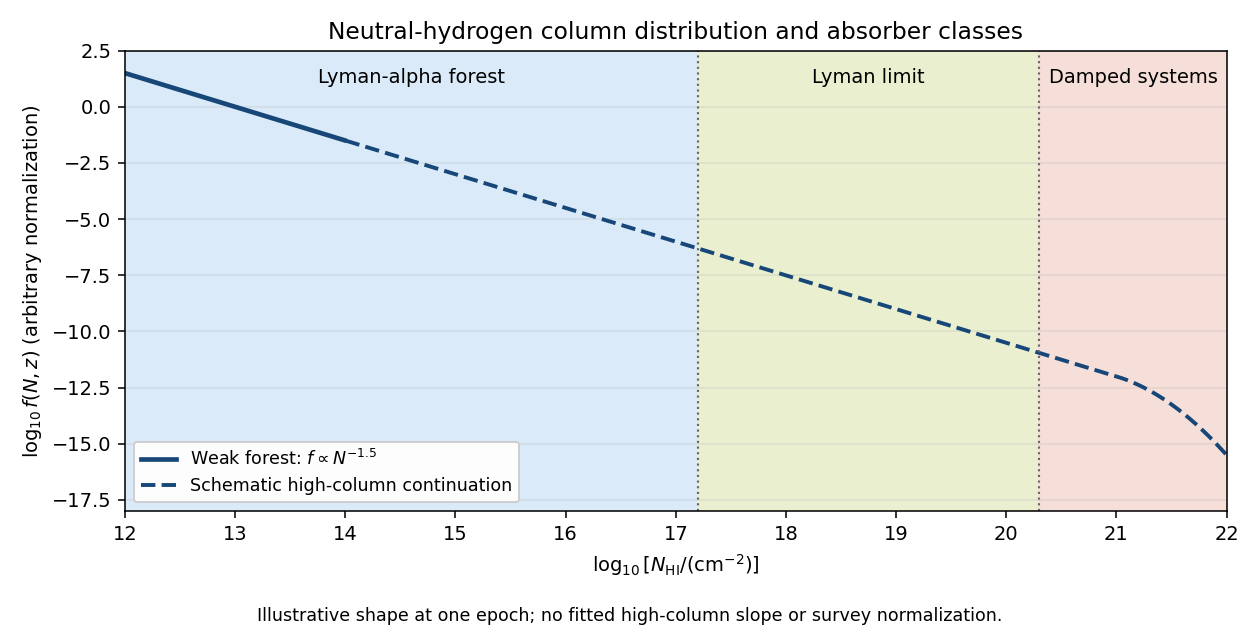

The script that saved this image:
"""Original schematic; tested with Python 3.14, numpy 2.3.5, matplotlib 3.10.7.
Output is a PNG basename in the caller's working directory; honors MPLCONFIGDIR.
"""
from pathlib import Path
import matplotlib
matplotlib.use('Agg')
import matplotlib.pyplot as plt
import numpy as np

x = np.linspace(12, 22, 800)
y = -1.5 * (x - 13)
y -= np.maximum(x - 21, 0)**2 * 2
fig, ax = plt.subplots(figsize=(9, 4.5), dpi=140, facecolor='white')
ax.set_facecolor('white')
for lo, hi, color, label in [(12, 17.2, '#dbeaf8', 'Lyman-alpha forest'),
                            (17.2, np.log10(2e20), '#e9efcf', 'Lyman limit'),
                            (np.log10(2e20), 22, '#f7dfd9', 'Damped systems')]:
    ax.axvspan(lo, hi, color=color)
    ax.text((lo+hi)/2, 1.3, label, ha='center', va='center', fontsize=10)
weak = x <= 14
ax.plot(x[weak], y[weak], color='#164778', lw=2.4, label=r'Weak forest: $f\propto N^{-1.5}$')
ax.plot(x[~weak], y[~weak], '--', color='#164778', lw=2, label='Schematic high-column continuation')
for threshold in [17.2, np.log10(2e20)]:
    ax.axvline(threshold, color='#676767', linestyle=':', lw=1.1)
ax.set(xlim=(12, 22), ylim=(-18, 2.5),
       xlabel=r'$\log_{10}[N_{\mathrm{HI}}/(\mathrm{cm}^{-2})]$',
       ylabel=r'$\log_{10} f(N,z)$ (arbitrary normalization)',
       title='Neutral-hydrogen column distribution and absorber classes')
ax.set_xticks(np.arange(12, 23))
ax.grid(axis='y', alpha=.25)
ax.legend(loc='lower left', fontsize=9, framealpha=.95)
fig.text(.5, .015, 'Illustrative shape at one epoch; no fitted high-column slope or survey normalization.',
         ha='center', fontsize=9)
fig.tight_layout(rect=(0, .05, 1, 1))
fig.savefig(Path('paper-73-column-distribution.png'), facecolor='white', transparent=False)
plt.close(fig)
